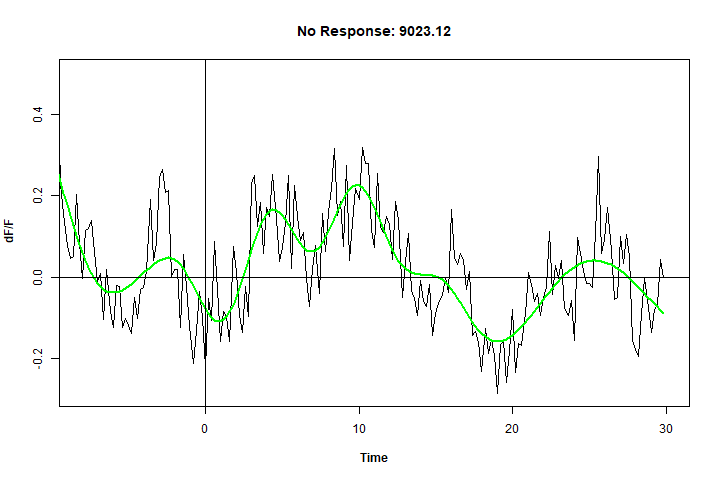

Write the R code that produced this figure.
## Required packages
library(data.table)
library(dplyr)
library(tidyverse)
library(gsignal)
library(boxfilter)
library(npreg)
## Open a png file
png(filename = "./plots/NR9023.12ss.png", width = 720, height = 480)
## make the plot
ss.1 <- ss(G9023.12$time, G9023.12$dFF, nknots = 15, m = 2)
plot(G9023.12$time, G9023.12$dFF, type = "l", xlim = c(-8, 30), main = "No Response: 9023.12", 
     xlab = substitute(paste(bold('Time'))), ylab = substitute(paste(bold('dF/F'))))
lines(predict(ss.1, G9023.12$time), col = "green", lwd = 2)
abline(a = 0, b = 0, h = 0, v = 0, lwd = 1)
dev.off()